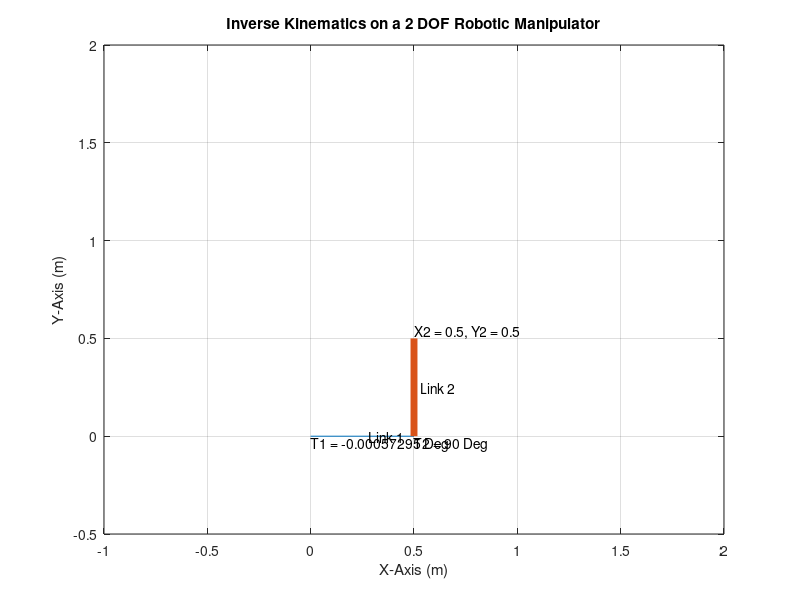

MATLAB code for this plot: (Note: this script raises an error after producing the figure.)
% Program for Inverse Kinematics on a 2 DOF Robotic Manipulator

% Input Start 

% Link Lengths
L1 = 0.5;
L2 = 0.5;

% Final End Effector Position
Final_x = 0.5;
Final_y = 0.5;

% Input End

% Inverse Kinematics Calculation Start

% End Effector State (R, Theta)
R = sqrt((Final_y*Final_y) + (Final_x*Final_x));
Theta = atan(Final_y/(Final_x + 0.00001));

% Intermediate Angles
Beta = acos(((R*R)-(L1*L1)-(L2*L2))/(2*L1*L2));
Alpha = asin((L2*sin(Beta))/R);

% Final Joint Angles in Radians
Final_Angle_1 = Theta - Alpha;
Final_Angle_2 = pi - Beta;

% Final Joint Angles in Degrees
Final_Angle_1 = Final_Angle_1*(180/pi);
Final_Angle_2 = Final_Angle_2*(180/pi);

% Inverse Kinematics Calculation End

% Angle with the horizontal (Degrees)
A1 = linspace(0, (Final_Angle_1), 10);
A2 = linspace(0, (Final_Angle_2), 30);

% Forward Kinematics:

% Counter and Loop Initialization
counter = 1;

for i = 1 : length(A1)

    Theta_1 = A1(i);

    for j = 1 : length(A2)

        Theta_2 = A2(j);
        
        % Coordinates:

        % Initial points of Link 1
        X0 = 0;
        Y0 = 0;

        % Final points of Link 1 
        X1 = L1*cosd(Theta_1);
        Y1 = L1*sind(Theta_1);
        
        % FInal points of Link 2
        X2 = X1 + L2*cosd(Theta_2);
        Y2 = Y1 + L2*sind(Theta_2);

        % Assigning the Parameters
        txt1 = ['T1 = ', num2str(Theta_1), ' Deg'];
        txt2 = ['T2 = ', num2str(Theta_2), ' Deg'];
        txtend = ['X2 = ', num2str(X2), ', ', 'Y2 = ', num2str(Y2)];

        % Plot
        plot([X0 X1], [Y0 Y1], [X1 X2], [Y1 Y2], 'linewidth', 5)
        xlabel('X-Axis (m)')
        ylabel('Y-Axis (m)')
        title('Inverse Kinematics on a 2 DOF Robotic Manipulator');
        text(X0, Y0, txt1, 'VerticalAlignment', 'top')
        text(X1, Y1, txt2, 'VerticalAlignment', 'top')
        text(X2, Y2, txtend, 'HorizontalAlignment', 'left', 'VerticalAlignment', 'bottom')
        text(0.5*(X0 + X1), 0.5*(Y0 + Y1), '  Link 1')
        text(0.5*(X1 + X2), 0.5*(Y1 + Y2), '  Link 2')
        grid on
        axis([-1 2 -0.5 2])
        pause(0.3)

        M(counter) = getframe(gcf);
        counter = counter + 1;
    end
end

% Creating the Animation
movie(M);
videofile = VideoWriter('Inverse Kinematics on a 2 DOF Robotic Manipulator.avi', 'Uncompressed AVI');
open(videofile);
writeVideo(videofile, M);
close(videofile);

